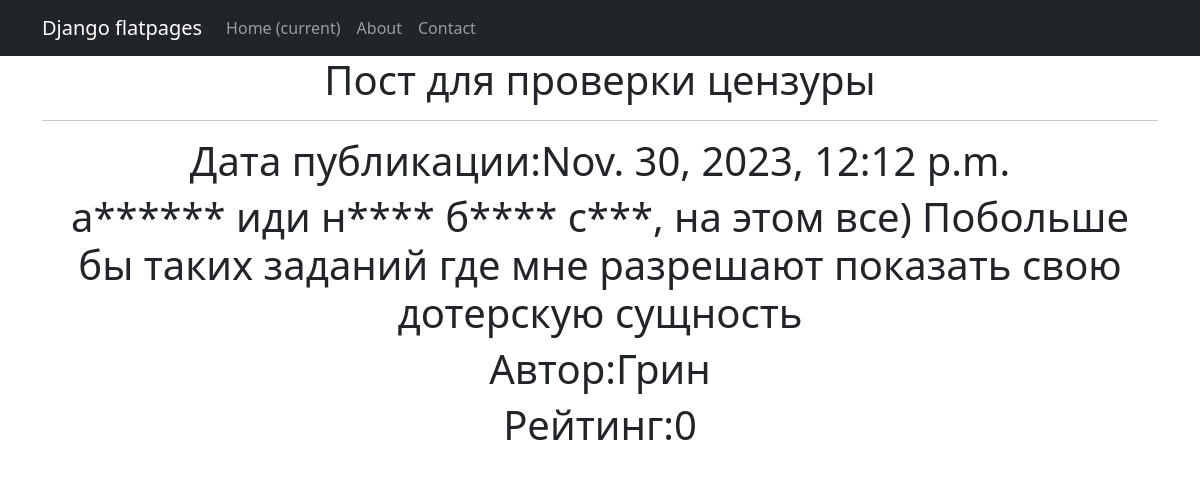
The app's page /posts/5 with its own data.
### news/models.py (models this page shows, shortened)
class Post(models.Model):
    article = 'AR'
    news = 'NE'
    POSITIONS = [
        (article, 'Статья'),
        (news, 'Новость')
    ]
    author = models.ForeignKey(Author, on_delete = models.CASCADE)
    title = models.CharField(max_length=255)
    text = models.TextField()
    type = models.CharField(max_length=250, choices = POSITIONS)
    time = models.DateTimeField(auto_now_add = True)
    category = models.ManyToManyField(Category, through = 'PostCategory')
    rating = models.IntegerField(default=0)

class Author(models.Model):
    user = models.OneToOneField(User, on_delete = models.CASCADE)
    rating = models.IntegerField(default=0)

### news/views.py (the view)
# urls.py: path('<int:pk>', PostDetail.as_view()),
class PostDetail(DetailView):
    model = Post
    template_name = 'post.html'
    context_object_name = 'post'

### news/templatetags/custom_filters.py (called while the page is built)
@register.filter()
def censor(value):
    text = str(value)
    for word in SWEAR_WORDS:
        text = text.replace(word[1:], "*" * (len(word)-1))
    return text

### templates/post.html (shortened to what this page needs)
{% extends 'flatpages/default.html' %}
{% load custom_filters %}
{% block content %}
<h1>
    {{ post.title|censor }}
    <hr>
    <h1>Дата публикации:{{ post.time }}</h1>
    <h1>{{ post.text|censor }}</h1>
    <h1>Автор:{{ post.author.user.username }}</h1>
    <h1>Рейтинг:{{ post.rating }}</h1>
</h1>
{% endblock content %}

### records on screen
Post: title|censor "Пост для проверки цензуры", time "Nov. 30, 2023, 12:12 p.m.", text|censor "а****** иди н**** б**** с***, на этом все) Побольше бы таких заданий где мне разрешают показать свою дотерскую сущность", author.user.username "Грин", rating "0"
